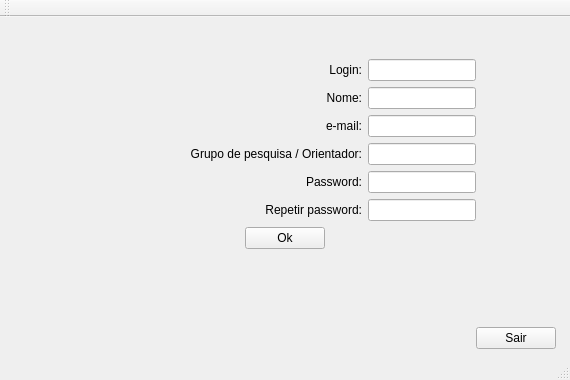
<?xml version="1.0" encoding="UTF-8"?>
<ui version="4.0">
 <class>MainWindow</class>
 <widget class="QMainWindow" name="MainWindow">
  <property name="geometry">
   <rect>
    <x>0</x>
    <y>0</y>
    <width>570</width>
    <height>380</height>
   </rect>
  </property>
  <property name="sizePolicy">
   <sizepolicy hsizetype="Fixed" vsizetype="Fixed">
    <horstretch>0</horstretch>
    <verstretch>0</verstretch>
   </sizepolicy>
  </property>
  <property name="minimumSize">
   <size>
    <width>570</width>
    <height>380</height>
   </size>
  </property>
  <property name="maximumSize">
   <size>
    <width>570</width>
    <height>380</height>
   </size>
  </property>
  <property name="windowTitle">
   <string>Cadastrar Novo Usuário</string>
  </property>
  <property name="windowOpacity">
   <double>1.000000000000000</double>
  </property>
  <property name="tabShape">
   <enum>QTabWidget::Rounded</enum>
  </property>
  <property name="unifiedTitleAndToolBarOnMac">
   <bool>false</bool>
  </property>
  <widget class="QWidget" name="centralwidget">
   <layout class="QGridLayout" name="gridLayout">
    <item row="0" column="1">
     <spacer name="verticalSpacer_3">
      <property name="orientation">
       <enum>Qt::Vertical</enum>
      </property>
      <property name="sizeType">
       <enum>QSizePolicy::Expanding</enum>
      </property>
      <property name="sizeHint" stdset="0">
       <size>
        <width>20</width>
        <height>5</height>
       </size>
      </property>
     </spacer>
    </item>
    <item row="3" column="1">
     <spacer name="verticalSpacer">
      <property name="orientation">
       <enum>Qt::Vertical</enum>
      </property>
      <property name="sizeType">
       <enum>QSizePolicy::Expanding</enum>
      </property>
      <property name="sizeHint" stdset="0">
       <size>
        <width>20</width>
        <height>5</height>
       </size>
      </property>
     </spacer>
    </item>
    <item row="1" column="2">
     <spacer name="horizontalSpacer_11">
      <property name="orientation">
       <enum>Qt::Horizontal</enum>
      </property>
      <property name="sizeType">
       <enum>QSizePolicy::Fixed</enum>
      </property>
      <property name="sizeHint" stdset="0">
       <size>
        <width>5</width>
        <height>20</height>
       </size>
      </property>
     </spacer>
    </item>
    <item row="4" column="1">
     <layout class="QHBoxLayout" name="horizontalLayout_6">
      <item>
       <spacer name="horizontalSpacer_3">
        <property name="orientation">
         <enum>Qt::Horizontal</enum>
        </property>
        <property name="sizeHint" stdset="0">
         <size>
          <width>40</width>
          <height>20</height>
         </size>
        </property>
       </spacer>
      </item>
      <item>
       <widget class="QPushButton" name="btn_sair">
        <property name="sizePolicy">
         <sizepolicy hsizetype="Fixed" vsizetype="Fixed">
          <horstretch>0</horstretch>
          <verstretch>0</verstretch>
         </sizepolicy>
        </property>
        <property name="text">
         <string>Sair</string>
        </property>
       </widget>
      </item>
     </layout>
    </item>
    <item row="1" column="0">
     <spacer name="horizontalSpacer_10">
      <property name="orientation">
       <enum>Qt::Horizontal</enum>
      </property>
      <property name="sizeType">
       <enum>QSizePolicy::Fixed</enum>
      </property>
      <property name="sizeHint" stdset="0">
       <size>
        <width>5</width>
        <height>20</height>
       </size>
      </property>
     </spacer>
    </item>
    <item row="1" column="1">
     <layout class="QVBoxLayout" name="verticalLayout">
      <item>
       <layout class="QHBoxLayout" name="horizontalLayout">
        <item>
         <spacer name="horizontalSpacer">
          <property name="orientation">
           <enum>Qt::Horizontal</enum>
          </property>
          <property name="sizeType">
           <enum>QSizePolicy::Expanding</enum>
          </property>
          <property name="sizeHint" stdset="0">
           <size>
            <width>40</width>
            <height>20</height>
           </size>
          </property>
         </spacer>
        </item>
        <item>
         <widget class="QLabel" name="label_2">
          <property name="sizePolicy">
           <sizepolicy hsizetype="Fixed" vsizetype="Preferred">
            <horstretch>0</horstretch>
            <verstretch>0</verstretch>
           </sizepolicy>
          </property>
          <property name="minimumSize">
           <size>
            <width>130</width>
            <height>0</height>
           </size>
          </property>
          <property name="text">
           <string>Login:</string>
          </property>
          <property name="alignment">
           <set>Qt::AlignRight|Qt::AlignTrailing|Qt::AlignVCenter</set>
          </property>
         </widget>
        </item>
        <item>
         <widget class="QLineEdit" name="txt_login">
          <property name="sizePolicy">
           <sizepolicy hsizetype="Fixed" vsizetype="Fixed">
            <horstretch>0</horstretch>
            <verstretch>0</verstretch>
           </sizepolicy>
          </property>
         </widget>
        </item>
        <item>
         <spacer name="horizontalSpacer_4">
          <property name="orientation">
           <enum>Qt::Horizontal</enum>
          </property>
          <property name="sizeType">
           <enum>QSizePolicy::Fixed</enum>
          </property>
          <property name="sizeHint" stdset="0">
           <size>
            <width>80</width>
            <height>20</height>
           </size>
          </property>
         </spacer>
        </item>
       </layout>
      </item>
      <item>
       <layout class="QHBoxLayout" name="horizontalLayout_7">
        <item>
         <spacer name="horizontalSpacer_12">
          <property name="orientation">
           <enum>Qt::Horizontal</enum>
          </property>
          <property name="sizeType">
           <enum>QSizePolicy::Expanding</enum>
          </property>
          <property name="sizeHint" stdset="0">
           <size>
            <width>40</width>
            <height>20</height>
           </size>
          </property>
         </spacer>
        </item>
        <item>
         <widget class="QLabel" name="label_5">
          <property name="sizePolicy">
           <sizepolicy hsizetype="Fixed" vsizetype="Preferred">
            <horstretch>0</horstretch>
            <verstretch>0</verstretch>
           </sizepolicy>
          </property>
          <property name="minimumSize">
           <size>
            <width>130</width>
            <height>0</height>
           </size>
          </property>
          <property name="text">
           <string>Nome:</string>
          </property>
          <property name="alignment">
           <set>Qt::AlignRight|Qt::AlignTrailing|Qt::AlignVCenter</set>
          </property>
         </widget>
        </item>
        <item>
         <widget class="QLineEdit" name="txt_nome">
          <property name="sizePolicy">
           <sizepolicy hsizetype="Fixed" vsizetype="Fixed">
            <horstretch>0</horstretch>
            <verstretch>0</verstretch>
           </sizepolicy>
          </property>
         </widget>
        </item>
        <item>
         <spacer name="horizontalSpacer_13">
          <property name="orientation">
           <enum>Qt::Horizontal</enum>
          </property>
          <property name="sizeType">
           <enum>QSizePolicy::Fixed</enum>
          </property>
          <property name="sizeHint" stdset="0">
           <size>
            <width>80</width>
            <height>20</height>
           </size>
          </property>
         </spacer>
        </item>
       </layout>
      </item>
      <item>
       <layout class="QHBoxLayout" name="horizontalLayout_5">
        <item>
         <spacer name="horizontalSpacer_8">
          <property name="orientation">
           <enum>Qt::Horizontal</enum>
          </property>
          <property name="sizeType">
           <enum>QSizePolicy::Expanding</enum>
          </property>
          <property name="sizeHint" stdset="0">
           <size>
            <width>40</width>
            <height>20</height>
           </size>
          </property>
         </spacer>
        </item>
        <item>
         <widget class="QLabel" name="label_4">
          <property name="sizePolicy">
           <sizepolicy hsizetype="Fixed" vsizetype="Preferred">
            <horstretch>0</horstretch>
            <verstretch>0</verstretch>
           </sizepolicy>
          </property>
          <property name="minimumSize">
           <size>
            <width>130</width>
            <height>0</height>
           </size>
          </property>
          <property name="text">
           <string>e-mail:</string>
          </property>
          <property name="alignment">
           <set>Qt::AlignRight|Qt::AlignTrailing|Qt::AlignVCenter</set>
          </property>
         </widget>
        </item>
        <item>
         <widget class="QLineEdit" name="txt_email">
          <property name="sizePolicy">
           <sizepolicy hsizetype="Fixed" vsizetype="Fixed">
            <horstretch>0</horstretch>
            <verstretch>0</verstretch>
           </sizepolicy>
          </property>
         </widget>
        </item>
        <item>
         <spacer name="horizontalSpacer_9">
          <property name="orientation">
           <enum>Qt::Horizontal</enum>
          </property>
          <property name="sizeType">
           <enum>QSizePolicy::Fixed</enum>
          </property>
          <property name="sizeHint" stdset="0">
           <size>
            <width>80</width>
            <height>20</height>
           </size>
          </property>
         </spacer>
        </item>
       </layout>
      </item>
      <item>
       <layout class="QHBoxLayout" name="horizontalLayout_8">
        <item>
         <spacer name="horizontalSpacer_14">
          <property name="orientation">
           <enum>Qt::Horizontal</enum>
          </property>
          <property name="sizeType">
           <enum>QSizePolicy::Expanding</enum>
          </property>
          <property name="sizeHint" stdset="0">
           <size>
            <width>40</width>
            <height>20</height>
           </size>
          </property>
         </spacer>
        </item>
        <item>
         <widget class="QLabel" name="label_6">
          <property name="sizePolicy">
           <sizepolicy hsizetype="Fixed" vsizetype="Preferred">
            <horstretch>0</horstretch>
            <verstretch>0</verstretch>
           </sizepolicy>
          </property>
          <property name="minimumSize">
           <size>
            <width>130</width>
            <height>0</height>
           </size>
          </property>
          <property name="text">
           <string>Grupo de pesquisa / Orientador:</string>
          </property>
          <property name="alignment">
           <set>Qt::AlignRight|Qt::AlignTrailing|Qt::AlignVCenter</set>
          </property>
         </widget>
        </item>
        <item>
         <widget class="QLineEdit" name="txt_grupoPesq">
          <property name="sizePolicy">
           <sizepolicy hsizetype="Fixed" vsizetype="Fixed">
            <horstretch>0</horstretch>
            <verstretch>0</verstretch>
           </sizepolicy>
          </property>
         </widget>
        </item>
        <item>
         <spacer name="horizontalSpacer_15">
          <property name="orientation">
           <enum>Qt::Horizontal</enum>
          </property>
          <property name="sizeType">
           <enum>QSizePolicy::Fixed</enum>
          </property>
          <property name="sizeHint" stdset="0">
           <size>
            <width>80</width>
            <height>20</height>
           </size>
          </property>
         </spacer>
        </item>
       </layout>
      </item>
      <item>
       <layout class="QHBoxLayout" name="horizontalLayout_2">
        <item>
         <spacer name="horizontalSpacer_2">
          <property name="orientation">
           <enum>Qt::Horizontal</enum>
          </property>
          <property name="sizeType">
           <enum>QSizePolicy::Expanding</enum>
          </property>
          <property name="sizeHint" stdset="0">
           <size>
            <width>40</width>
            <height>20</height>
           </size>
          </property>
         </spacer>
        </item>
        <item>
         <widget class="QLabel" name="label">
          <property name="sizePolicy">
           <sizepolicy hsizetype="Fixed" vsizetype="Preferred">
            <horstretch>0</horstretch>
            <verstretch>0</verstretch>
           </sizepolicy>
          </property>
          <property name="minimumSize">
           <size>
            <width>130</width>
            <height>0</height>
           </size>
          </property>
          <property name="text">
           <string>Password:</string>
          </property>
          <property name="alignment">
           <set>Qt::AlignRight|Qt::AlignTrailing|Qt::AlignVCenter</set>
          </property>
         </widget>
        </item>
        <item>
         <widget class="QLineEdit" name="txt_password">
          <property name="sizePolicy">
           <sizepolicy hsizetype="Fixed" vsizetype="Fixed">
            <horstretch>0</horstretch>
            <verstretch>0</verstretch>
           </sizepolicy>
          </property>
         </widget>
        </item>
        <item>
         <spacer name="horizontalSpacer_5">
          <property name="orientation">
           <enum>Qt::Horizontal</enum>
          </property>
          <property name="sizeType">
           <enum>QSizePolicy::Fixed</enum>
          </property>
          <property name="sizeHint" stdset="0">
           <size>
            <width>80</width>
            <height>20</height>
           </size>
          </property>
         </spacer>
        </item>
       </layout>
      </item>
      <item>
       <layout class="QHBoxLayout" name="horizontalLayout_4">
        <item>
         <spacer name="horizontalSpacer_6">
          <property name="orientation">
           <enum>Qt::Horizontal</enum>
          </property>
          <property name="sizeType">
           <enum>QSizePolicy::Expanding</enum>
          </property>
          <property name="sizeHint" stdset="0">
           <size>
            <width>40</width>
            <height>20</height>
           </size>
          </property>
         </spacer>
        </item>
        <item>
         <widget class="QLabel" name="label_3">
          <property name="sizePolicy">
           <sizepolicy hsizetype="Fixed" vsizetype="Preferred">
            <horstretch>0</horstretch>
            <verstretch>0</verstretch>
           </sizepolicy>
          </property>
          <property name="minimumSize">
           <size>
            <width>130</width>
            <height>0</height>
           </size>
          </property>
          <property name="maximumSize">
           <size>
            <width>100</width>
            <height>16777215</height>
           </size>
          </property>
          <property name="text">
           <string>Repetir password:</string>
          </property>
          <property name="alignment">
           <set>Qt::AlignRight|Qt::AlignTrailing|Qt::AlignVCenter</set>
          </property>
         </widget>
        </item>
        <item>
         <widget class="QLineEdit" name="txt_password_2">
          <property name="sizePolicy">
           <sizepolicy hsizetype="Fixed" vsizetype="Fixed">
            <horstretch>0</horstretch>
            <verstretch>0</verstretch>
           </sizepolicy>
          </property>
         </widget>
        </item>
        <item>
         <spacer name="horizontalSpacer_7">
          <property name="orientation">
           <enum>Qt::Horizontal</enum>
          </property>
          <property name="sizeType">
           <enum>QSizePolicy::Fixed</enum>
          </property>
          <property name="sizeHint" stdset="0">
           <size>
            <width>80</width>
            <height>20</height>
           </size>
          </property>
         </spacer>
        </item>
       </layout>
      </item>
      <item>
       <layout class="QHBoxLayout" name="horizontalLayout_3">
        <property name="leftMargin">
         <number>40</number>
        </property>
        <property name="rightMargin">
         <number>40</number>
        </property>
        <item>
         <widget class="QPushButton" name="btn_ok">
          <property name="sizePolicy">
           <sizepolicy hsizetype="Fixed" vsizetype="Fixed">
            <horstretch>0</horstretch>
            <verstretch>0</verstretch>
           </sizepolicy>
          </property>
          <property name="text">
           <string>Ok</string>
          </property>
         </widget>
        </item>
       </layout>
      </item>
      <item>
       <spacer name="verticalSpacer_2">
        <property name="orientation">
         <enum>Qt::Vertical</enum>
        </property>
        <property name="sizeHint" stdset="0">
         <size>
          <width>20</width>
          <height>40</height>
         </size>
        </property>
       </spacer>
      </item>
     </layout>
    </item>
   </layout>
  </widget>
  <widget class="QMenuBar" name="menubar">
   <property name="geometry">
    <rect>
     <x>0</x>
     <y>0</y>
     <width>570</width>
     <height>18</height>
    </rect>
   </property>
  </widget>
  <widget class="QStatusBar" name="statusbar"/>
  <widget class="QToolBar" name="toolBar">
   <property name="windowTitle">
    <string>toolBar</string>
   </property>
   <attribute name="toolBarArea">
    <enum>TopToolBarArea</enum>
   </attribute>
   <attribute name="toolBarBreak">
    <bool>false</bool>
   </attribute>
  </widget>
 </widget>
 <tabstops>
  <tabstop>txt_login</tabstop>
  <tabstop>txt_nome</tabstop>
  <tabstop>txt_email</tabstop>
  <tabstop>txt_grupoPesq</tabstop>
  <tabstop>txt_password</tabstop>
  <tabstop>txt_password_2</tabstop>
  <tabstop>btn_ok</tabstop>
  <tabstop>btn_sair</tabstop>
 </tabstops>
 <resources/>
 <connections>
  <connection>
   <sender>txt_password</sender>
   <signal>returnPressed()</signal>
   <receiver>btn_ok</receiver>
   <slot>click()</slot>
   <hints>
    <hint type="sourcelabel">
     <x>250</x>
     <y>179</y>
    </hint>
    <hint type="destinationlabel">
     <x>256</x>
     <y>213</y>
    </hint>
   </hints>
  </connection>
 </connections>
</ui>
